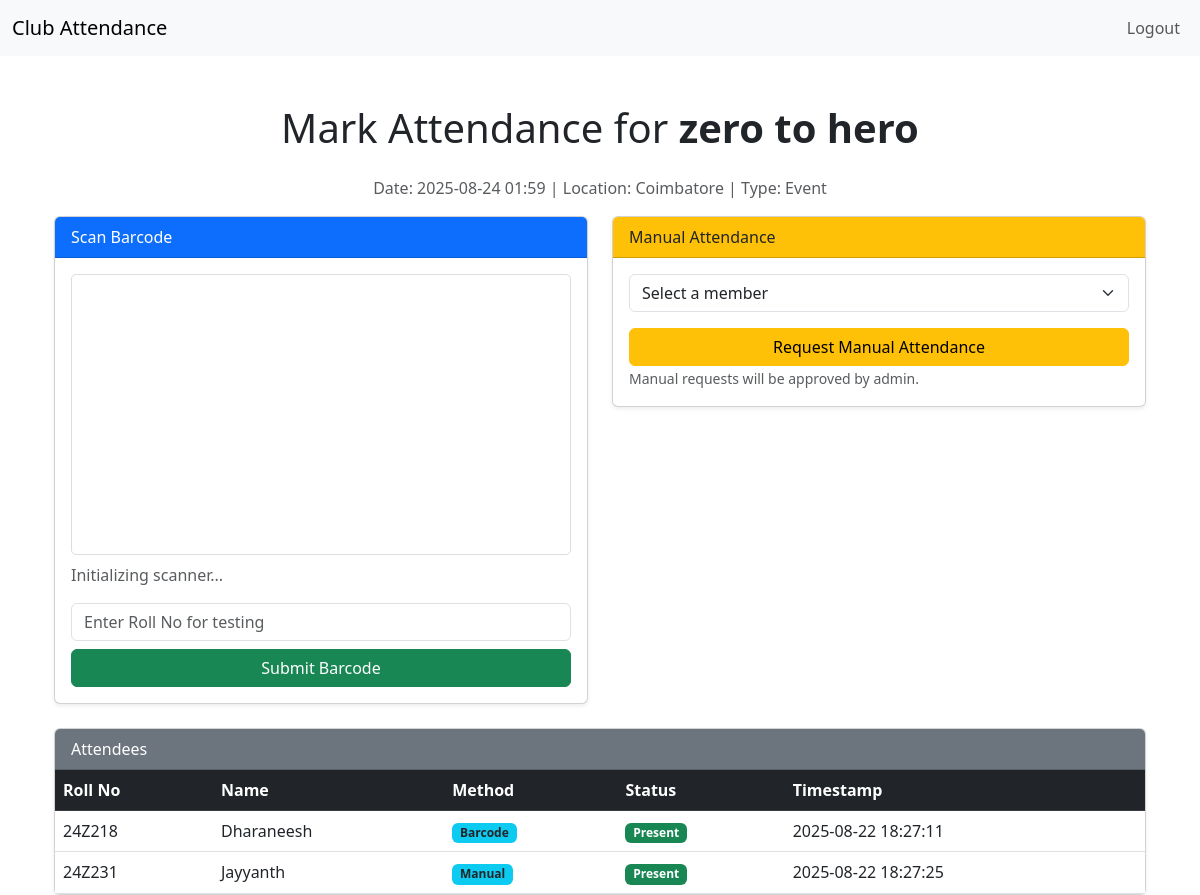
Page /mark_attendance/1 (signed in) on the committed database.
### app.py (models this page shows)
class Event(db.Model):
    id = db.Column(db.Integer, primary_key=True)
    name = db.Column(db.String(100), nullable=False)
    date_time = db.Column(db.DateTime, nullable=False)
    location = db.Column(db.String(100), nullable=False)
    type = db.Column(db.String(50), nullable=False)
    importance = db.Column(db.String(20))
    urgency = db.Column(db.String(20))
    seriousness = db.Column(db.String(20))

class Attendance(db.Model):
    id = db.Column(db.Integer, primary_key=True)
    member_id = db.Column(db.Integer, db.ForeignKey('member.id'), nullable=False)
    event_id = db.Column(db.Integer, db.ForeignKey('event.id'), nullable=False)
    date = db.Column(db.Date, nullable=False)
    timestamp = db.Column(db.DateTime, default=datetime.utcnow, nullable=False)
    method = db.Column(db.String(20), nullable=False)
    status = db.Column(db.String(20), nullable=False)
    member = db.relationship('Member', backref='attendances')
    event = db.relationship('Event', backref='attendances')

class Member(db.Model):
    id = db.Column(db.Integer, primary_key=True)
    roll_no = db.Column(db.String(50), unique=True, nullable=False)
    name = db.Column(db.String(100), nullable=False)
    class_name = db.Column(db.String(50))
    contact = db.Column(db.String(20))
    club_role = db.Column(db.String(50))

### app.py (the view, shortened to what this page needs)
@app.route('/mark_attendance/<int:event_id>', methods=['GET', 'POST'])
@login_required
def mark_attendance(event_id):
    if current_user.role != 'taker':
        return 'Access Denied', 403
    event = Event.query.get_or_404(event_id)
    members = Member.query.all()
    attendees = Attendance.query.filter_by(event_id=event_id).all()
    return render_template('mark_attendance.html', event=event, members=members, attendees=attendees)

### app.py (called while the page is built)
@login_manager.user_loader
def load_user(user_id):
    return User.query.get(int(user_id))

### templates/mark_attendance.html (shortened to what this page needs)
{% extends 'base.html' %}
{% block content %}
<div class="container mt-5">
    <h1 class="mb-4 text-center">Mark Attendance for <strong>{{ event.name }}</strong></h1>
    <p class="text-center text-muted">
        Date: {{ event.date_time.strftime('%Y-%m-%d %H:%M') }} |
        Location: {{ event.location }} | Type: {{ event.type }}
    </p>
    <div class="row">
        <div class="col-lg-6 mb-4">
            <div class="card shadow-sm">
                <div class="card-header bg-primary text-white">
                     Scan Barcode
                </div>
                <div class="card-body">
                    <div id="scanner-container" style="width: 100%; aspect-ratio: 16/9; border: 1px solid #ddd; border-radius: 5px; overflow: hidden;"></div>
                    <p id="scanner-status" class="mt-2 text-muted">Initializing scanner...</p>
                    <form method="POST" class="mt-3">
                        <input type="text" name="roll_no" class="form-control mb-2" placeholder="Enter Roll No for testing">
                        <button type="submit" class="btn btn-success w-100">Submit Barcode</button>
                    </form>
                </div>
            </div>
        </div>
        <div class="col-lg-6 mb-4">
            <div class="card shadow-sm">
                <div class="card-header bg-warning text-dark">
                     Manual Attendance
                </div>
                <div class="card-body">
                    <form method="POST">
                        <select name="manual_roll_no" class="form-select mb-3" required>
                            <option value="" disabled selected>Select a member</option>
                        </select>
                        <button type="submit" class="btn btn-warning w-100">Request Manual Attendance</button>
                    </form>
                    <small class="text-muted">Manual requests will be approved by admin.</small>
                </div>
            </div>
        </div>
    </div>
    <div class="card shadow-sm">
        <div class="card-header bg-secondary text-white">
             Attendees
        </div>
        <div class="card-body p-0">
            <table class="table table-hover mb-0">
                <thead class="table-dark">
                    <tr>
                        <th>Roll No</th>
                        <th>Name</th>
                        <th>Method</th>
                        <th>Status</th>
                        <th>Timestamp</th>
                    </tr>
                </thead>
                <tbody>
                    {% for a in attendees %}
                        <tr id="row-{{ a.member.roll_no }}">
                            <td>{{ a.member.roll_no }}</td>
                            <td>{{ a.member.name }}</td>
                            <td>
                                <span class="badge bg-info text-dark">{{ a.method|capitalize }}</span>
                            </td>
                            <td>
                                {% if a.status == 'present' %}
                                    <span class="badge bg-success">Present</span>
                                {% elif a.status == 'pending' %}
                                    <span class="badge bg-warning text-dark">Pending</span>
                                {% else %}
                                    <span class="badge bg-danger">Absent</span>
                                {% endif %}
                            </td>
                            <td>{{ a.timestamp.strftime('%Y-%m-%d %H:%M:%S') }}</td>
                        </tr>
                    {% endfor %}
                </tbody>
            </table>
        </div>
    </div>
</div>
{% endblock %}

### rows in the picture
Event: name "zero to hero", date_time "2025-08-24 01:59", location "Coimbatore", type "Event"
Attendance: member.roll_no "24Z218", member.name "Dharaneesh", method "Barcode", status "Present", timestamp "2025-08-22 18:27:11"
Attendance: member.roll_no "24Z231", member.name "Jayyanth", method "Manual", status "Present", timestamp "2025-08-22 18:27:25"
